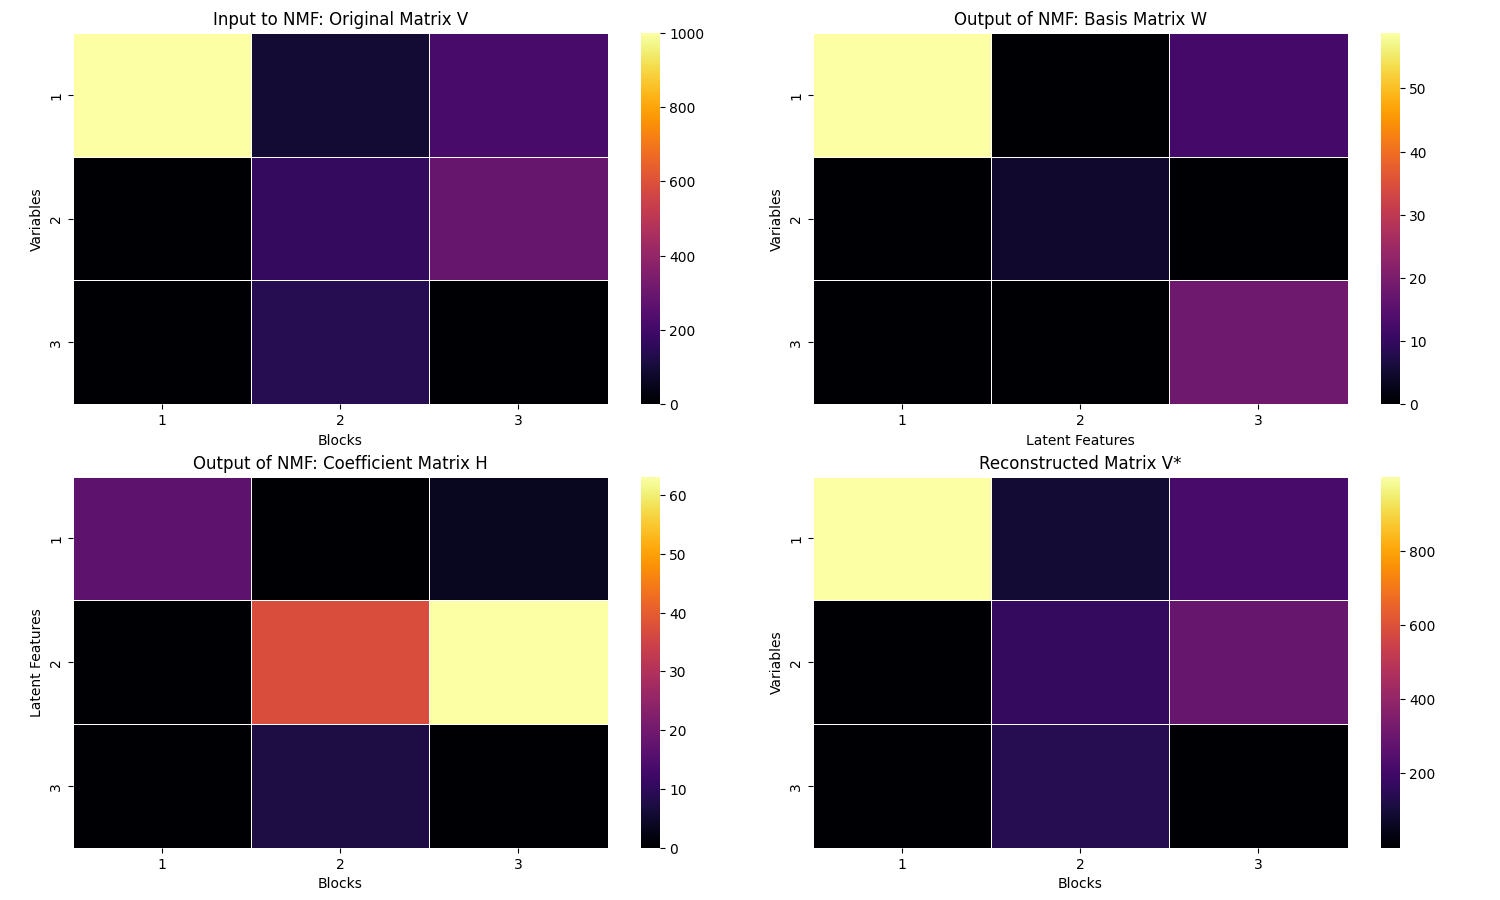

The Python source for this figure:
import numpy as np
import seaborn as sns
import matplotlib.pyplot as plt
from sklearn.decomposition import NMF
from astropy.stats import bayesian_blocks
import argparse

def parse_arguments():
    parser = argparse.ArgumentParser(description='Bayesian Blocks and NMF Analysis')
    parser.add_argument('--data_model', type=str, choices=['events', 'regular_events', 'measures'], default='measures', 
                        help='Bayesian Blocks data model type: events, regular_events, or measures')
    parser.add_argument('--nmf_components', type=int, default=3, help='Number of NMF components')
    parser.add_argument('--nmf_max_iter', type=int, default=200, help='Maximum number of NMF iterations')
    return parser.parse_args()

def load_example_data():
    # Example data setup with heterogeneous timestamps and real numbers for measurements
    timestamps = np.array([
        [0.1, 0.15, 0.12],
        [0.21, 0.27, 0.25],
        [0.33, 0.31, 0.38],
        [0.41, 0.45, 0.47],
        [0.53, 0.52, 0.56]
    ])
    measurements = np.array([
        [10.1, 15.2, 12.3],
        [12.4, 17.5, 14.6],
        [11.7, 16.8, 13.9],
        [13.3, 18.1, 15.4],
        [14.5, 19.6, 16.7]
    ])
    return timestamps, measurements

def main():
    args = parse_arguments()
    
    # Load example data
    timestamps, measurements = load_example_data()

    # Flatten the data for Bayesian Blocks input
    time_tags = timestamps.flatten()
    measurements_flat = measurements.flatten()

    # Apply Bayesian Blocks to find change points
    edges = bayesian_blocks(t=time_tags, x=measurements_flat, fitness=args.data_model)
    print("Detected change points:", edges)

    # Create a matrix to store the weighted rates for each block
    num_variables = measurements.shape[1]
    num_blocks = len(edges) - 1
    V = np.zeros((num_variables, num_blocks))

    # Calculate the weighted rate for each variable in each block
    for i in range(num_variables):
        for j in range(num_blocks):
            start, end = edges[j], edges[j + 1]
            mask = (timestamps[:, i] >= start) & (timestamps[:, i] < end)
            duration = end - start
            if np.sum(mask) > 0 and duration > 0:
                V[i, j] = np.sum(measurements[mask, i]) / duration
            else:
                V[i, j] = 0  # Handle zero counts or zero duration safely

    # Apply Non-Negative Matrix Factorization (NMF)
    model = NMF(n_components=args.nmf_components, max_iter=args.nmf_max_iter, init='random', random_state=0)
    W = model.fit_transform(V)
    H = model.components_
    V_star = np.dot(W, H)

    # Visualization using seaborn heatmaps with borders and integer axis ticks
    fig, axes = plt.subplots(2, 2, figsize=(12, 10))

    # Original matrix V
    sns.heatmap(V, ax=axes[0, 0], cmap='inferno', linewidths=.5, linecolor='white', cbar=True, 
                xticklabels=np.arange(1, V.shape[1] + 1), yticklabels=np.arange(1, V.shape[0] + 1))
    axes[0, 0].set_title('Input to NMF: Original Matrix V')
    axes[0, 0].set_ylabel('Variables')
    axes[0, 0].set_xlabel('Blocks')

    # Basis matrix W
    sns.heatmap(W, ax=axes[0, 1], cmap='inferno', linewidths=.5, linecolor='white', cbar=True, 
                xticklabels=np.arange(1, W.shape[1] + 1), yticklabels=np.arange(1, W.shape[0] + 1))
    axes[0, 1].set_title('Output of NMF: Basis Matrix W')
    axes[0, 1].set_ylabel('Variables')
    axes[0, 1].set_xlabel('Latent Features')

    # Coefficient matrix H
    sns.heatmap(H, ax=axes[1, 0], cmap='inferno', linewidths=.5, linecolor='white', cbar=True, 
                xticklabels=np.arange(1, H.shape[1] + 1), yticklabels=np.arange(1, H.shape[0] + 1))
    axes[1, 0].set_title('Output of NMF: Coefficient Matrix H')
    axes[1, 0].set_ylabel('Latent Features')
    axes[1, 0].set_xlabel('Blocks')

    # Reconstructed matrix V*
    sns.heatmap(V_star, ax=axes[1, 1], cmap='inferno', linewidths=.5, linecolor='white', cbar=True, 
                xticklabels=np.arange(1, V_star.shape[1] + 1), yticklabels=np.arange(1, V_star.shape[0] + 1))
    axes[1, 1].set_title('Reconstructed Matrix V*')
    axes[1, 1].set_ylabel('Variables')
    axes[1, 1].set_xlabel('Blocks')

    plt.tight_layout()
    plt.show()

if __name__ == "__main__":
    main()
